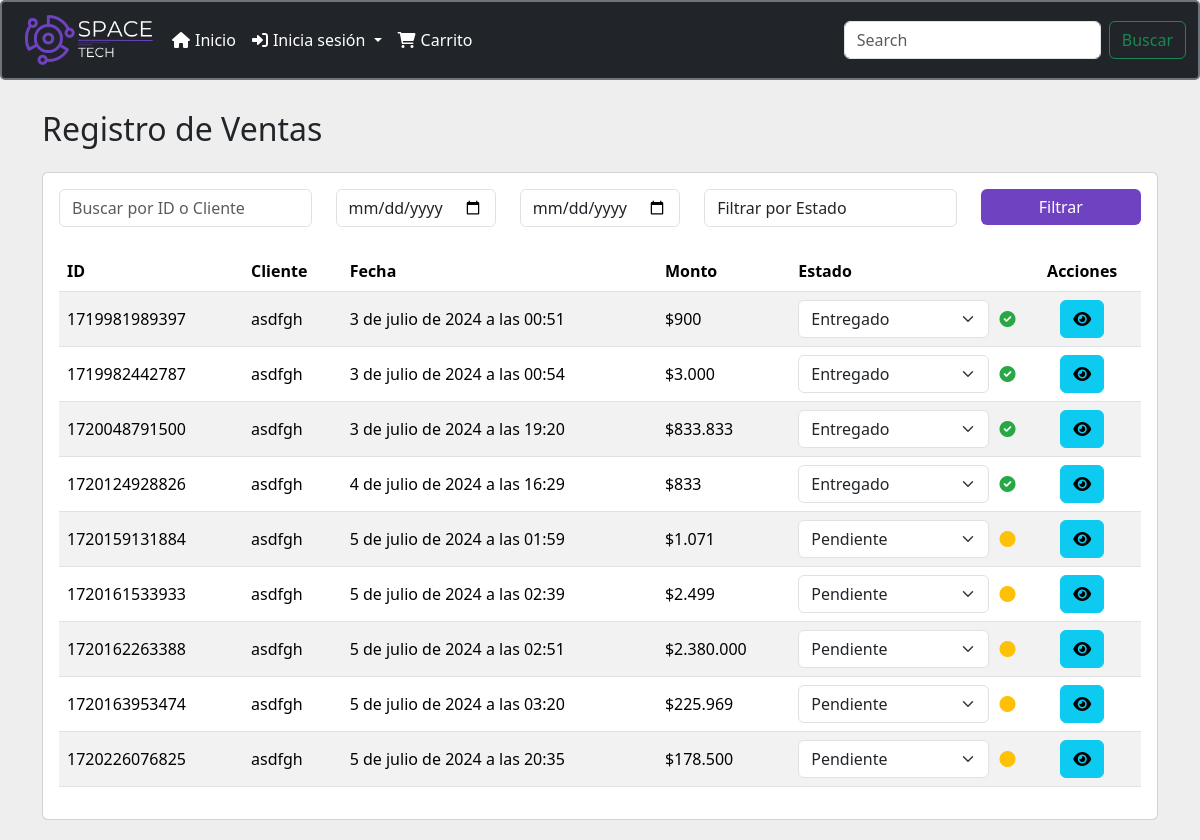
Page /gestion_ventas/ on the committed database.
### menu/models.py (models this page shows, shortened)
class Venta(models.Model):
    ESTADO_CHOICES = [
        ('Pendiente', 'Pendiente'),
        ('Entregado', 'Entregado'),
    ]
    id = models.AutoField(primary_key=True)
    usuario = models.ForeignKey(Usuario, on_delete=models.CASCADE)
    id_boleta = models.CharField(max_length=30)
    fecha = models.DateTimeField(default=timezone.now)
    subtotal = models.DecimalField(max_digits=10, decimal_places=2)
    iva = models.DecimalField(max_digits=10, decimal_places=2)
    total = models.DecimalField(max_digits=10, decimal_places=2)
    direccion_retiro = models.CharField(max_length=255, default="Piedra Roja 125, Quilicura, Chile")  # Dirección de retiro
    estado = models.CharField(max_length=10, choices=ESTADO_CHOICES, default='Pendiente')  # Estado de la venta

class Usuario(models.Model):
    ROLE_CHOICES = [
        ('ADMIN', 'Administrador'),
        ('BODEGA', 'Bodeguero'),
        ('CLIENT', 'Cliente'),
    ]
    nombre_usuario = models.CharField(max_length=30)
    nombre = models.CharField(max_length=30)
    apellido = models.CharField(max_length=30)
    email = models.EmailField(unique=True)
    tfno = models.CharField(max_length=8, verbose_name="Telefono")
    clave = models.CharField(max_length=30)
    confirmar_clave = models.CharField(max_length=30)
    direccion = models.CharField(max_length=255, verbose_name="Dirección", null=True, blank=True)
    role = models.CharField(max_length=6, choices=ROLE_CHOICES)

### menu/views.py (the view)
# urls.py: path('gestion_ventas/', views.gestion_ventas, name='gestion_ventas'),
def gestion_ventas(request):
    query = request.GET.get('q')
    date_from = request.GET.get('date_from')
    date_to = request.GET.get('date_to')
    estado = request.GET.get('estado')
    ventas = Venta.objects.select_related('usuario').all()
    if query:
        ventas = ventas.filter(Q(usuario__nombre_usuario__icontains=query) | Q(id_boleta__icontains=query))
    if date_from:
        ventas = ventas.filter(fecha__gte=date_from)
    if date_to:
        ventas = ventas.filter(fecha__lte=date_to)
    if estado:
        ventas = ventas.filter(estado=estado)
    context = {'ventas': ventas}
    return render(request, 'gestion_ventas.html', context)

### menu/context_processors.py (called while the page is built)
def carrito_items_count(request):
    if request.user.is_authenticated:
        cart, created = Cart.objects.get_or_create(user=request.user)
        carrito_items_count = CartItem.objects.filter(cart=cart).aggregate(total_quantity=Sum('quantity'))['total_quantity'] or 0
    else:
        carrito_items_count = 0
    return {
        'carrito_items_count': carrito_items_count
    }

### menu/templatetags/custom_filters.py (called while the page is built)
@register.filter(name='format_price')
def format_price(value):
    return f"${value:,.0f}".replace(",", ".")

### menu/templates/gestion_ventas.html (shortened to what this page needs)
<!DOCTYPE html>
<html lang="es">
{% load custom_filters %}
{% load static %}
<head>
    <link href="https://cdn.jsdelivr.net/npm/bootstrap@5.3.3/dist/css/bootstrap.min.css" rel="stylesheet">
    <link rel="stylesheet" href="https://cdnjs.cloudflare.com/ajax/libs/font-awesome/5.15.4/css/all.min.css">
</head>
<body>
    {% include "plantilla/menu.html" %}
    <div class="container">
        <h2 class="mb-4">Registro de Ventas</h2>
        <div class="card">
            <div class="card-body">
                <form method="get" class="mb-4">
                    <div class="row">
                        <div class="col-md-3">
                            <input type="text" name="q" class="form-control" placeholder="Buscar por ID o Cliente" value="{{ request.GET.q }}">
                        </div>
                        <div class="col-md-2">
                            <input type="date" name="date_from" class="form-control" placeholder="Fecha desde" value="{{ request.GET.date_from }}">
                        </div>
                        <div class="col-md-2">
                            <input type="date" name="date_to" class="form-control" placeholder="Fecha hasta" value="{{ request.GET.date_to }}">
                        </div>
                        <div class="col-md-3">
                            <select name="estado" class="form-control">
                                <option value="">Filtrar por Estado</option>
                            </select>
                        </div>
                        <div class="col-md-2">
                            <button type="submit" class="btn btn-primary w-100">Filtrar</button>
                        </div>
                    </div>
                </form>
                <div class="table-responsive">
                    <table class="table table-striped">
                        <thead>
                            <tr>
                                <th>ID</th>
                                <th>Cliente</th>
                                <th>Fecha</th>
                                <th>Monto</th>
                                <th>Estado</th>
                                <th class="table-actions">Acciones</th>
                            </tr>
                        </thead>
                        <tbody>
                            {% for venta in ventas %}
                            <tr>
                                <td>{{ venta.id_boleta }}</td>
                                <td>{{ venta.usuario.nombre_usuario }}</td>
                                <td>{{ venta.fecha }}</td>
                                <td>{{ venta.total|format_price }}</td>
                                <td>
                                    <div class="estado-container">
                                        <select class="form-select cambiar-estado" data-venta-id="{{ venta.id }}">
                                            <option value="Pendiente" {% if venta.estado == 'Pendiente' %}selected{% endif %}>Pendiente</option>
                                            <option value="Entregado" {% if venta.estado == 'Entregado' %}selected{% endif %}>Entregado</option>
                                        </select>
                                        {% if venta.estado == 'Pendiente' %}
                                        <i class="fas fa-circle estado-icon estado-pendiente" title="Pendiente"></i>
                                        {% elif venta.estado == 'Entregado' %}
                                        <i class="fas fa-check-circle estado-icon estado-entregado" title="Entregado"></i>
                                        {% endif %}
                                    </div>
                                </td>
                                <td class="table-actions">
                                    <button class="btn btn-info btn-icon" data-bs-toggle="modal" data-bs-target="#detalleVentaModal" data-id="{{ venta.id }}" title="Ver Detalles"><i class="fas fa-eye"></i></button>
                                </td>
                            </tr>
                            {% endfor %}
                        </tbody>
                    </table>
                </div>
            </div>
        </div>
    </div>
</body>
</html>

### menu/templates/gestion_ventas.html (style rules this page uses)
body { background-color: #f8f9fa; }
.container { margin-top: 30px; }
.card { margin-bottom: 20px; }
.table th, .table td { vertical-align: middle; }
.table-actions { text-align: center; }
.btn-icon { padding: 5px 10px; }
.estado-pendiente { color: #ffc107; }
.estado-entregado { color: #28a745; }
.estado-icon { margin-left: 10px; }
.estado-container { display: flex; align-items: center; }

### menu/templates/plantilla/menu.html (style rules this page uses)
.btn-primary { background-color: #6f42c1; border: none; }

### rows in the picture
Venta: id_boleta "1719981989397", usuario.nombre_usuario "asdfgh", fecha "3 de julio de 2024 a las 00:51", total "$900", estado+id "Entregado"
Venta: id_boleta "1719982442787", usuario.nombre_usuario "asdfgh", fecha "3 de julio de 2024 a las 00:54", total "$3.000", estado+id "Entregado"
Venta: id_boleta "1720048791500", usuario.nombre_usuario "asdfgh", fecha "3 de julio de 2024 a las 19:20", total "$833.833", estado+id "Entregado"
Venta: id_boleta "1720124928826", usuario.nombre_usuario "asdfgh", fecha "4 de julio de 2024 a las 16:29", total "$833", estado+id "Entregado"
Venta: id_boleta "1720159131884", usuario.nombre_usuario "asdfgh", fecha "5 de julio de 2024 a las 01:59", total "$1.071", estado+id "Pendiente"
Venta: id_boleta "1720161533933", usuario.nombre_usuario "asdfgh", fecha "5 de julio de 2024 a las 02:39", total "$2.499", estado+id "Pendiente"
Venta: id_boleta "1720162263388", usuario.nombre_usuario "asdfgh", fecha "5 de julio de 2024 a las 02:51", total "$2.380.000", estado+id "Pendiente"
Venta: id_boleta "1720163953474", usuario.nombre_usuario "asdfgh", fecha "5 de julio de 2024 a las 03:20", total "$225.969", estado+id "Pendiente"
Venta: id_boleta "1720226076825", usuario.nombre_usuario "asdfgh", fecha "5 de julio de 2024 a las 20:35", total "$178.500", estado+id "Pendiente"
